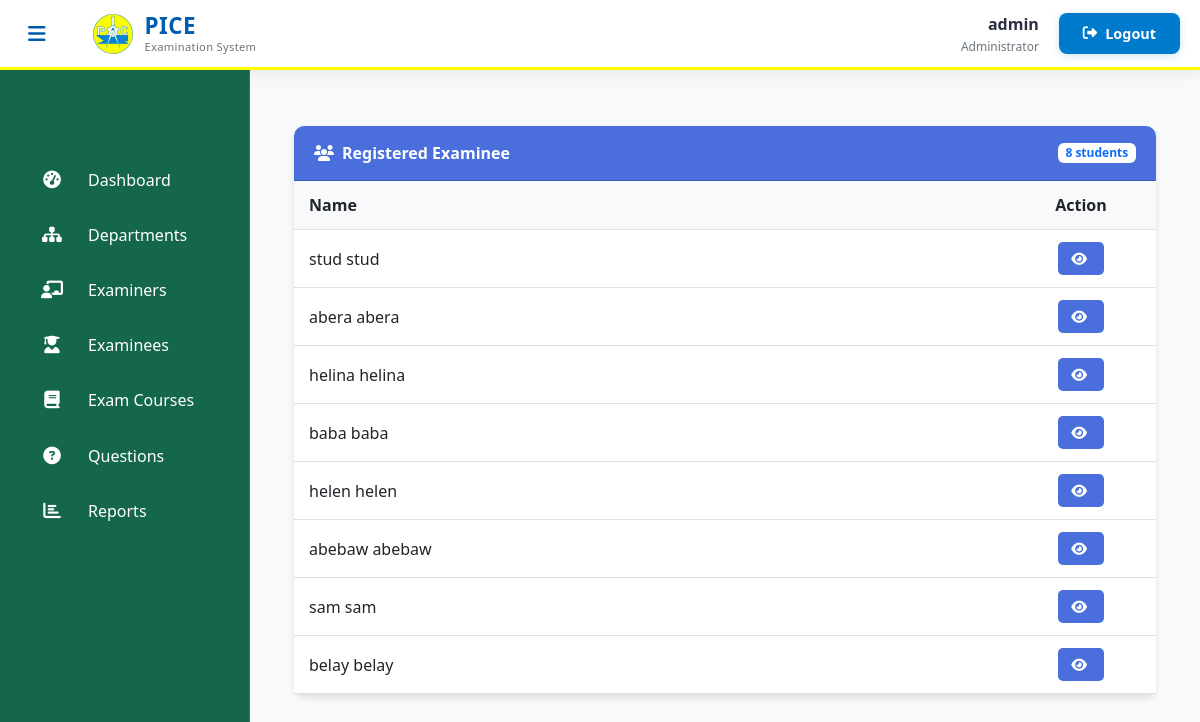
The page /admin-view-student-marks (signed in) on the database as committed earlier.
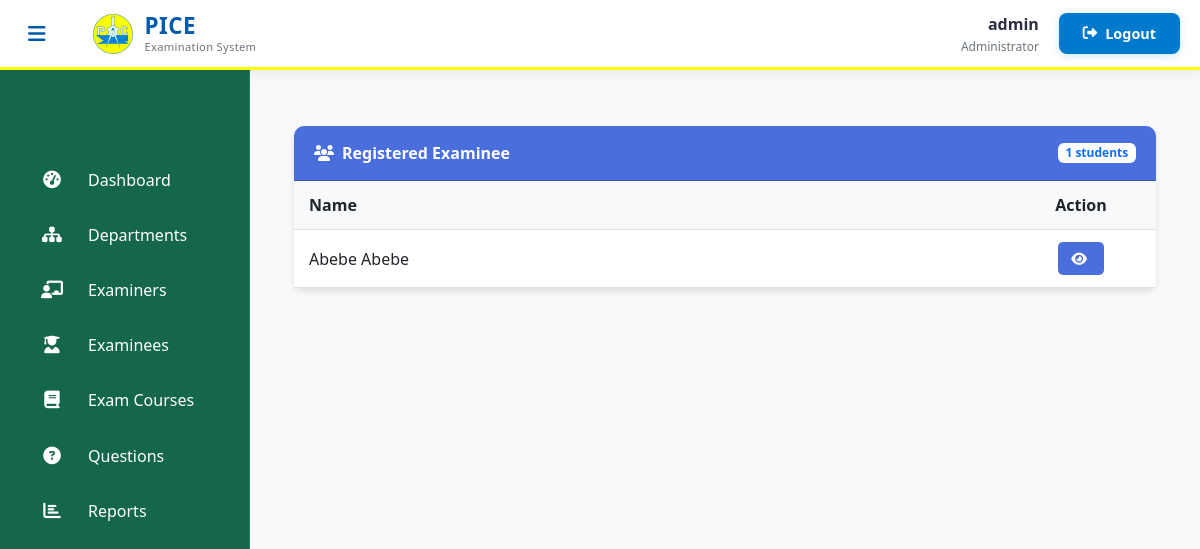
The same page on the database as committed later.
### student/models.py (models this page shows, shortened)
class Student(models.Model):
    user=models.OneToOneField(User,on_delete=models.CASCADE)
    address = models.CharField(max_length=40)
    mobile = models.CharField(max_length=20,null=False)
    organization = models.CharField(max_length=200, null=False)
    course = models.ForeignKey(
        'exam.Course',
        on_delete=models.SET_NULL,
        null=True
    )
    department = models.ForeignKey(
        'exam.Department',  # Reference to your Department model
        on_delete=models.SET_NULL,
        null=True,
        blank=True,
        related_name='students'
    )
    @property
    def get_name(self):
        return self.user.first_name+" "+self.user.last_name

### exam/views.py (the view)
# urls.py: path('admin-view-student-marks', views.admin_view_student_marks_view,name='admin-view-student-marks'),
@login_required(login_url='adminlogin')
def admin_view_student_marks_view(request):
    students= SMODEL.Student.objects.all()
    return render(request,'exam/admin_view_student_marks.html',{'students':students})

### templates/exam/admin_view_student_marks.html (shortened to what this page needs)
{% extends 'exam/adminbase.html' %}
{% block content %}
{%load static%}
<head>
  <link href="https://cdn.jsdelivr.net/npm/bootstrap@5.3.0/dist/css/bootstrap.min.css" rel="stylesheet">
  <link rel="stylesheet" href="https://cdnjs.cloudflare.com/ajax/libs/font-awesome/6.4.0/css/all.min.css">
</head>
<div class="container py-4">
  <div class="card">
    <div class="card-header d-flex justify-content-between align-items-center">
      <span><i class="fas fa-users me-2"></i>Registered Examinee</span>
      <span class="badge bg-white text-primary">{{ students|length }} students</span>
    </div>
    <div class="card-body p-0">
      {% if students %}
      <div class="table-responsive">
        <table class="table table-hover">
          <thead>
            <tr>
              <th>Name</th>
              <th class="text-center">Action</th>
            </tr>
          </thead>
          <tbody>
            {% for t in students %}
            <tr>
              <td>{{ t.get_name }}</td>
              <td class="text-center action-cell">
                <a class="btn btn-view" href="{% url 'admin-view-marks' t.id %}">
                  <i class="fas fa-eye me-1"></i>
                </a>
              </td>
            </tr>
            {% endfor %}
          </tbody>
        </table>
      </div>
      {% else %}
      <div class="empty-state">
        <i class="fas fa-user-graduate"></i>
        <h5>No Students Registered</h5>
        <p>There are currently no students registered in the system.</p>
      </div>
      {% endif %}
    </div>
  </div>
</div>
{% endblock content %}

Rows that differ between the two databases and show on the page:
removed Student: get_name "stud stud"
removed Student: get_name "abera abera"
removed Student: get_name "helina helina"
removed Student: get_name "baba baba"
removed Student: get_name "helen helen"
removed Student: get_name "abebaw abebaw"
removed Student: get_name "sam sam"
removed Student: get_name "belay belay"
added Student: get_name "Abebe Abebe"
Other text that changed with them:
{{ students|length }}: "8" → "1"
